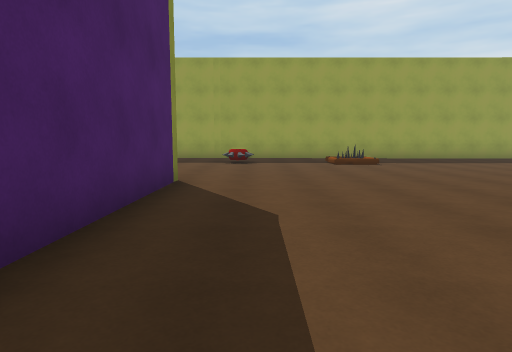
[1] (above)

23 first-person views from a walk through a Unity game level. The camera is 1.3 m above the floor, tilts 6° down and sees 75° across. The floor is counted in squares, 2 m on a side. Each view is taken from the middle of a square. On the plan, view 1 faces up. The plan holds only what a view shows up to about 10 squares ahead; the rest is blank. The player character is not drawn. Some surface patterns are stand-ins.

[2]
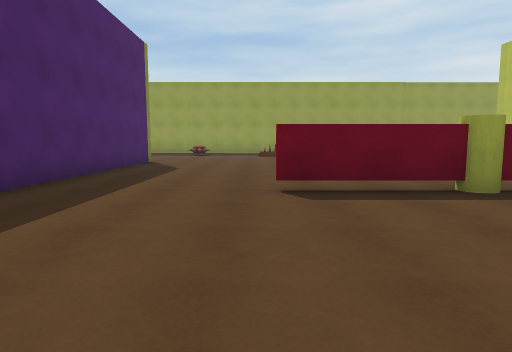

[3]
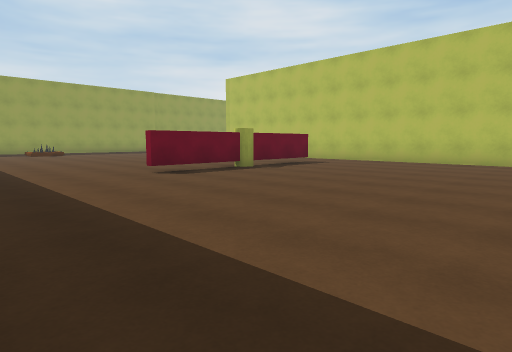

[4]
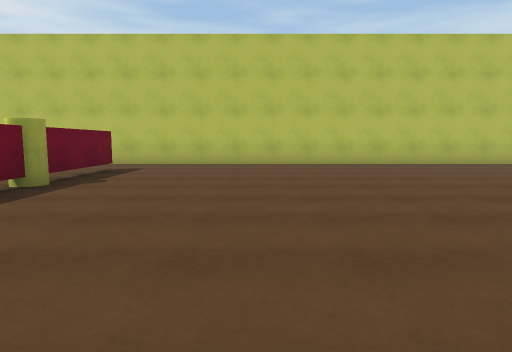

[5]
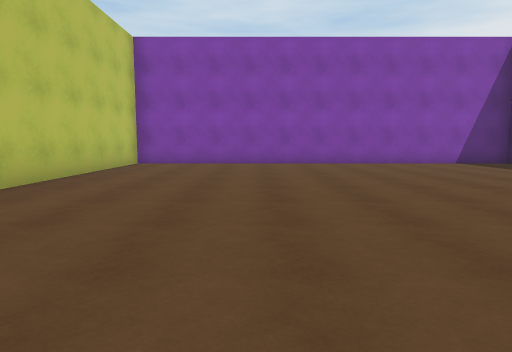

[6]
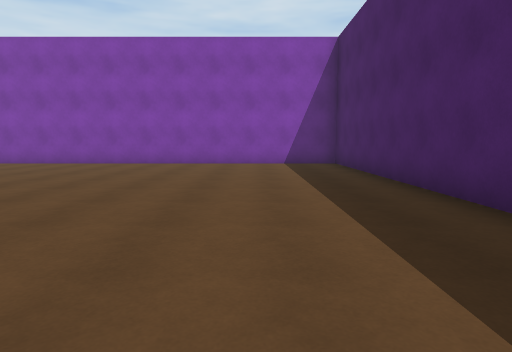

[7]
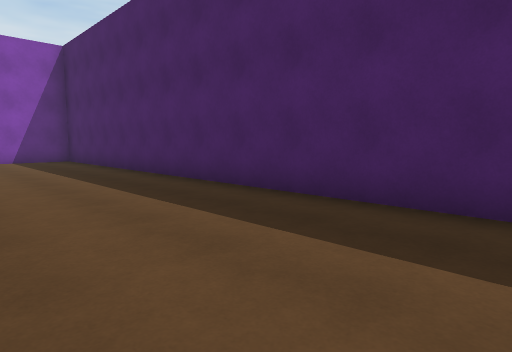

[8]
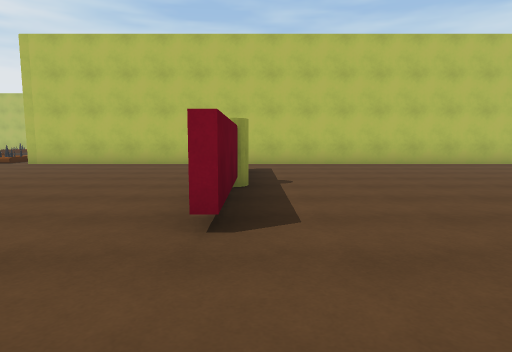

[9]
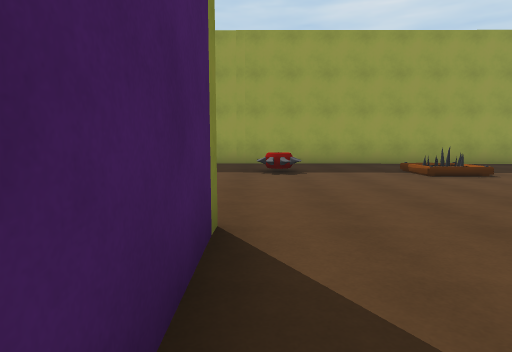

[10]
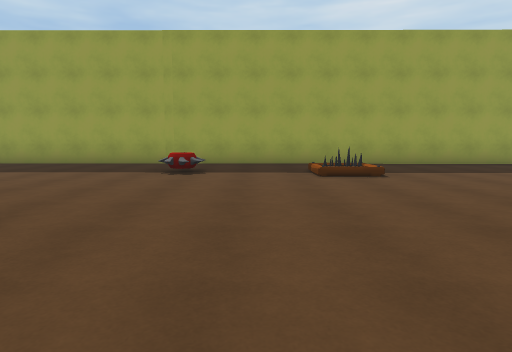

[11]
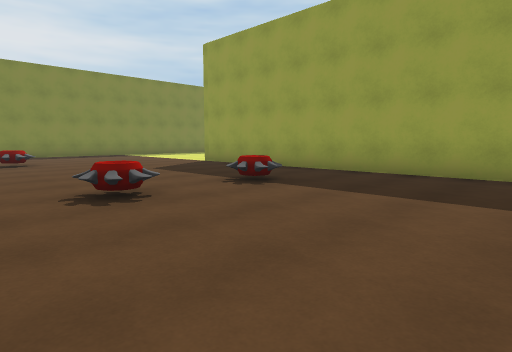

[12]
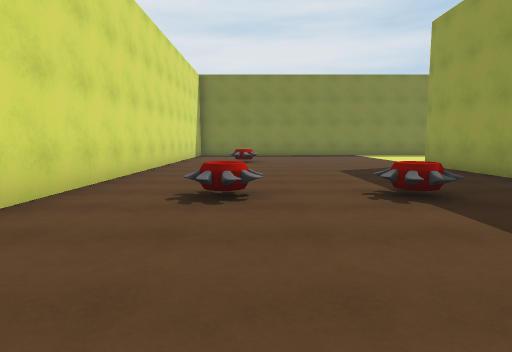

[13]
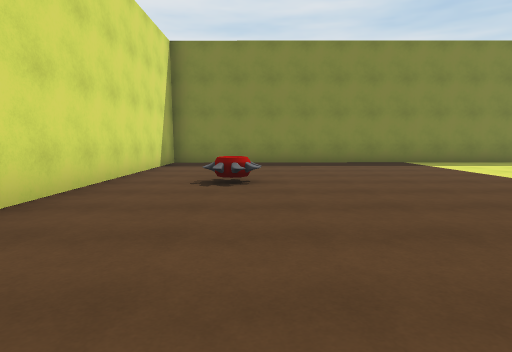

[14]
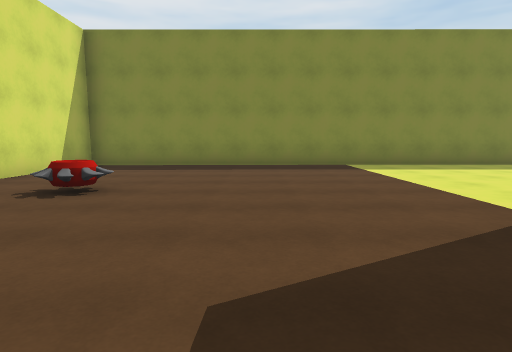

[15]
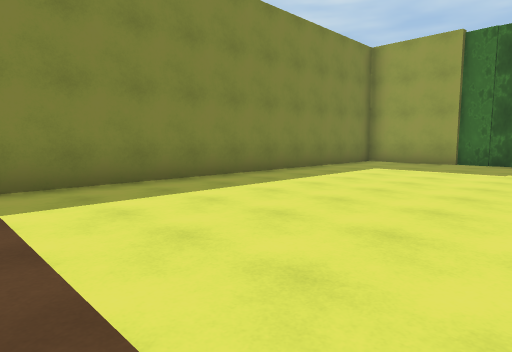

[16]
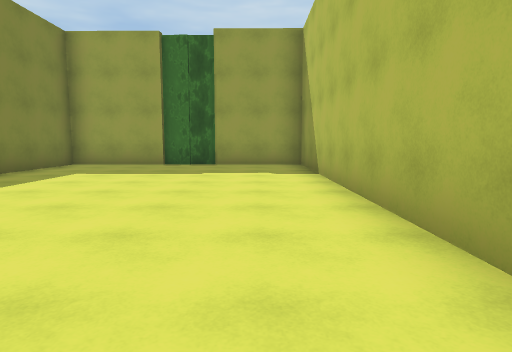

[17]
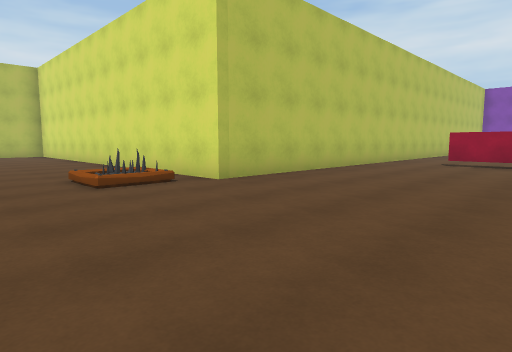

[18]
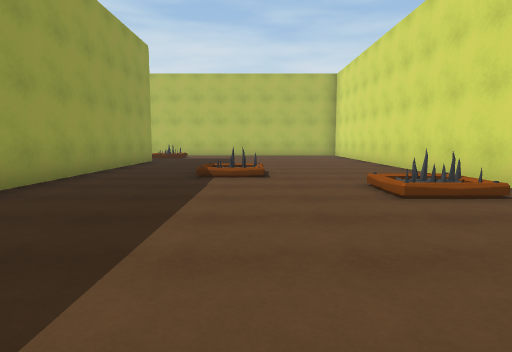

[19]
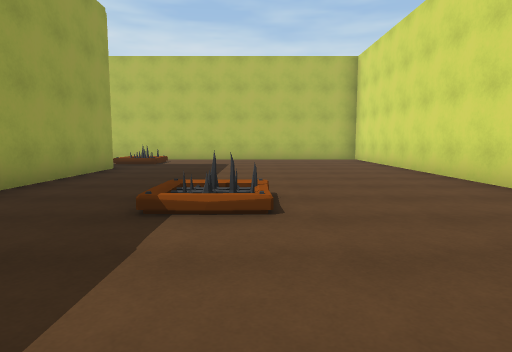

[20]
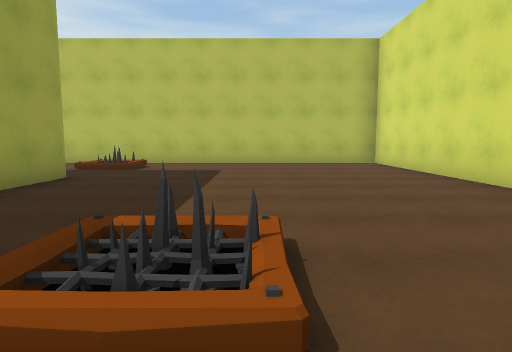

[21]
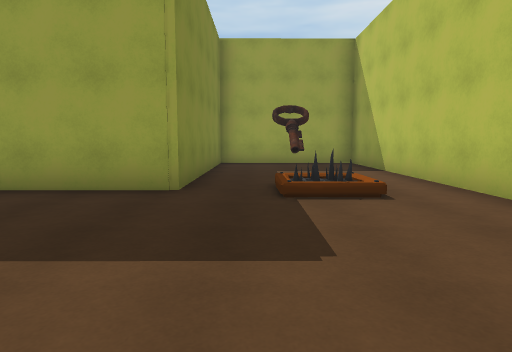

[22]
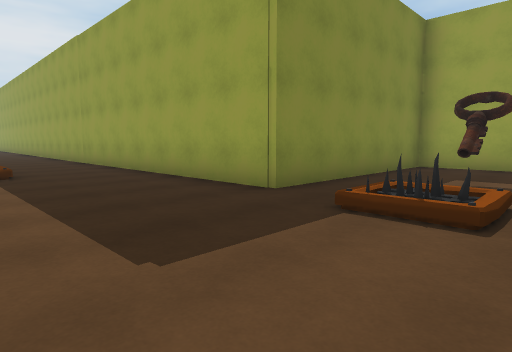

[23]
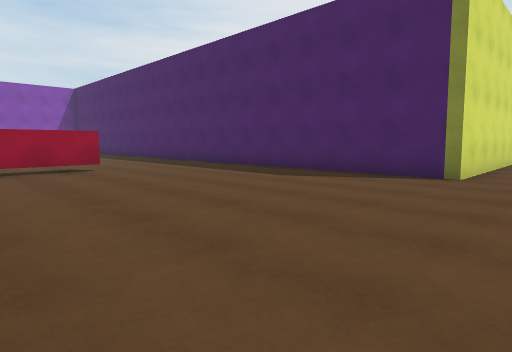

### Floor plan
Key: @ floor where view 1 was taken; # wall or solid block; . main floor; : floor 0.25 m higher than the main floor; / step, stairs or slope; S spikes; T thing the floor can be seen under or through; C cylinder; K key; O other object.
Columns run from 17 left of view 1 to 21 right of it. Each row starts with its distance up from view 1.
 23 ########
 22 #......#
 21 #......#
 20 #......#
 19 #......#
 18 #......#                          #####
 17 #......#                          #...#
 16 #......#                          #...#
 15 #......#                          #.K.#
 14 #......#                          #...#
 13 #......############################.:.#
 12 #...................................S.#
 11 #................... .................#
 10 #..........O....O../ ........//.......#
  9 #................../S......../S.......#
  8 #...O......O..........................#
  7 #..........................S..........#
  6 #.....................................#
  5 ################...........############
  4                #...........#
  3                #...........#
  2                #...........#
  1                #...........#
  0                #.@.........#
 -1                #....TTCTT..#
 -2                #...........#
 -3                #...........#
 -4                #...........#
 -5                #...........#
 -6                #...........#
 -7                #...........#
 -8                #...........#
 -9                #...........#
-10                #...........#
-11                #...........#
-12                #...........#
-13                #...........#
-14                #############

Where each view was taken, in squares from view 1:
view 1: 0 up, 0 right, facing up
view 2: 5 down, 2 right, facing up
view 3: 7 down, 1 left, facing up-right
view 4: 4 down, 0 right, facing right
view 5: 4 down, 6 right, facing down
view 6: 4 down, 1 right, facing down
view 7: 2 down, 2 right, facing down-left
view 8: 1 down, 0 right, facing right
view 9: 3 up, 1 left, facing up
view 10: 3 up, 1 right, facing up
view 11: 6 up, 2 left, facing up-left
view 12: 8 up, 2 left, facing left
view 13: 8 up, 7 left, facing left
view 14: 10 up, 8 left, facing left
view 15: 12 up, 12 left, facing up-left
view 16: 13 up, 12 left, facing up
view 17: 9 up, 5 right, facing down-right
view 18: 9 up, 6 right, facing right
view 19: 9 up, 9 right, facing right
view 20: 9 up, 11 right, facing right
view 21: 8 up, 18 right, facing up
view 22: 9 up, 20 right, facing up-left
view 23: 7 up, 5 right, facing down-left
